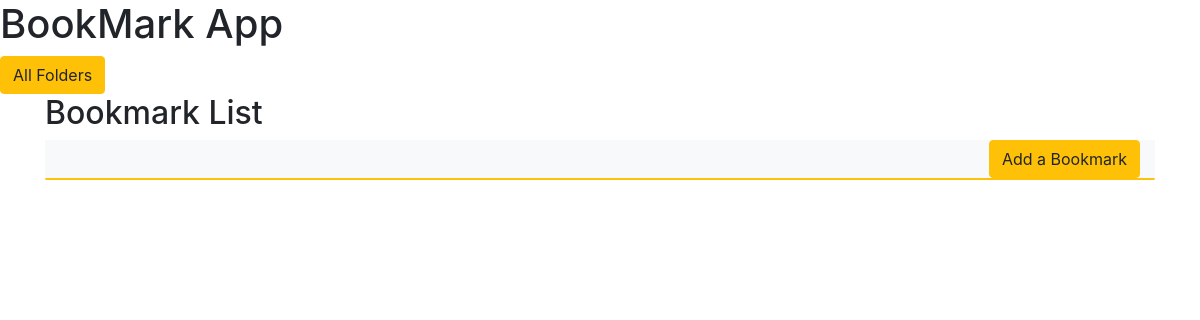
The app's page /, older data.
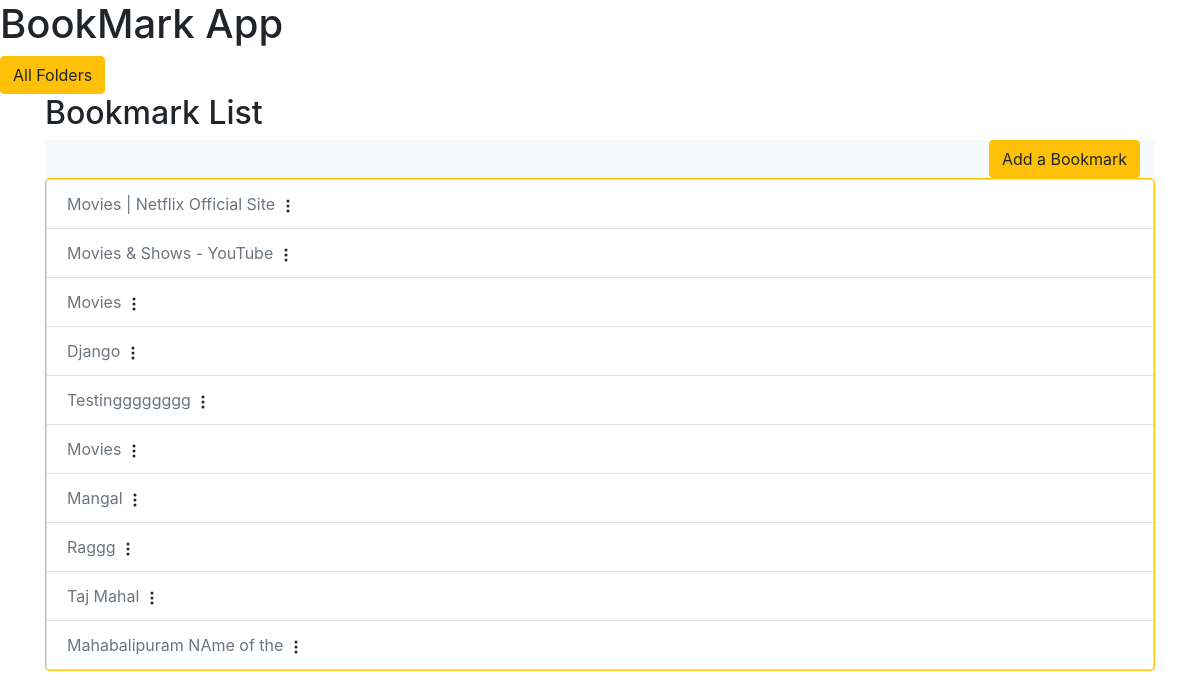
The same page, newer data.
### bookmarkApp/models.py (models this page shows)
class Bookmark(models.Model):
    name = models.CharField(max_length=500)
    url = models.URLField(max_length=200)
    description = models.TextField()
    tag = TaggableManager()
    folder = models.ForeignKey(Folder, on_delete=models.CASCADE)
    def __str__(self):
        return self.name

### bookmarkApp/views.py (the view)
# urls.py: path('', views.Index.as_view(), name = "index"),
class Index(ListView):
    model = Bookmark

### bookmarkApp/templates/bookmarkApp/bookmark_list.html (shortened to what this page needs)
{% extends 'base_generic.html' %}
{% block content %}
<a href="{% url 'bookmarkApp:all-folder' %}"><button type="button" class="btn btn-warning">All Folders</button></a>
<div class="container mx-auto">
<h2>Bookmark List</h2>
<div class="container">
    <div class="row">
        <div class="col-md-12 bg-light text-right">
            <a href="{% url 'bookmarkApp:add-bookmark' %}"><button type="button" class="btn btn-warning">Add a Bookmark</button></a>
        </div>
    </div>
</div>
<ul class="list-group border border-warning rounded">
{% for bookmark in bookmark_list %}
      <li class="list-group-item"> <a href="{% url 'bookmarkApp:bookmark-detail' bookmark.id %}" class="text-decoration-none text-secondary">{{ bookmark }} </a> <svg xmlns="http://www.w3.org/2000/svg" width="16" height="16" fill="currentColor" class="bi bi-three-dots-vertical" viewBox="0 0 16 16">
        <path d="M9.5 13a1.5 1.5 0 1 1-3 0 1.5 1.5 0 0 1 3 0zm0-5a1.5 1.5 0 1 1-3 0 1.5 1.5 0 0 1 3 0zm0-5a1.5 1.5 0 1 1-3 0 1.5 1.5 0 0 1 3 0z"/>
      </svg></li>
{% endfor %}
</ul>
</div>
{% endblock content %}

### bookmarkApp/templates/base_generic.html (shortened to what this page needs)
<!doctype html>
<html lang="en">
  <head>
    <link rel="stylesheet" href="https://stackpath.bootstrapcdn.com/bootstrap/4.4.1/css/bootstrap.min.css">
  </head>
  <body>
    <h1>BookMark App</h1>
    {% block content %}{% endblock content %}
  </body>
</html>

Row changes from the older to the newer data that the page shows:
added Bookmark: name "Movies | Netflix Official Site"
added Bookmark: name "Movies & Shows - YouTube"
added Bookmark: name "Movies"
added Bookmark: name "Django"
added Bookmark: name "Testingggggggg"
added Bookmark: name "Movies"
added Bookmark: name "Mangal"
added Bookmark: name "Raggg"
added Bookmark: name "Taj Mahal"
added Bookmark: name "Mahabalipuram NAme of the"
